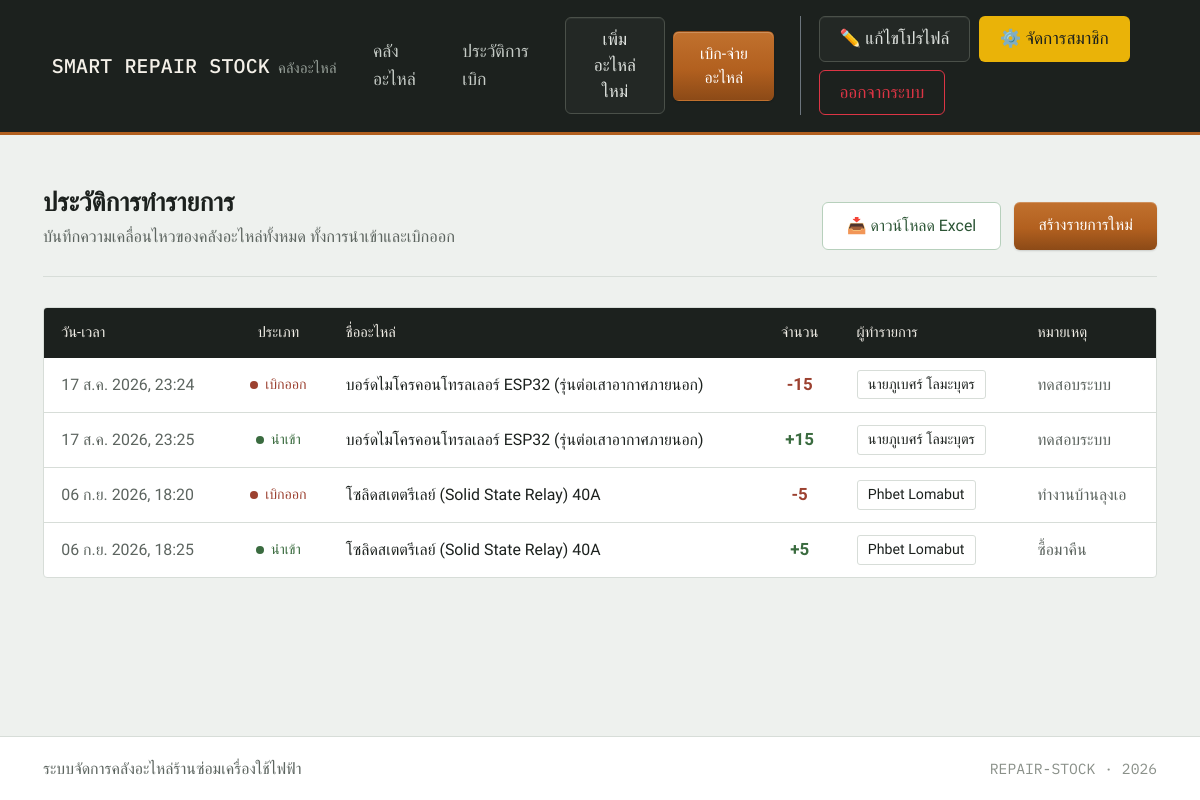
Before: /transaction/history/ (signed in) with the older database file.
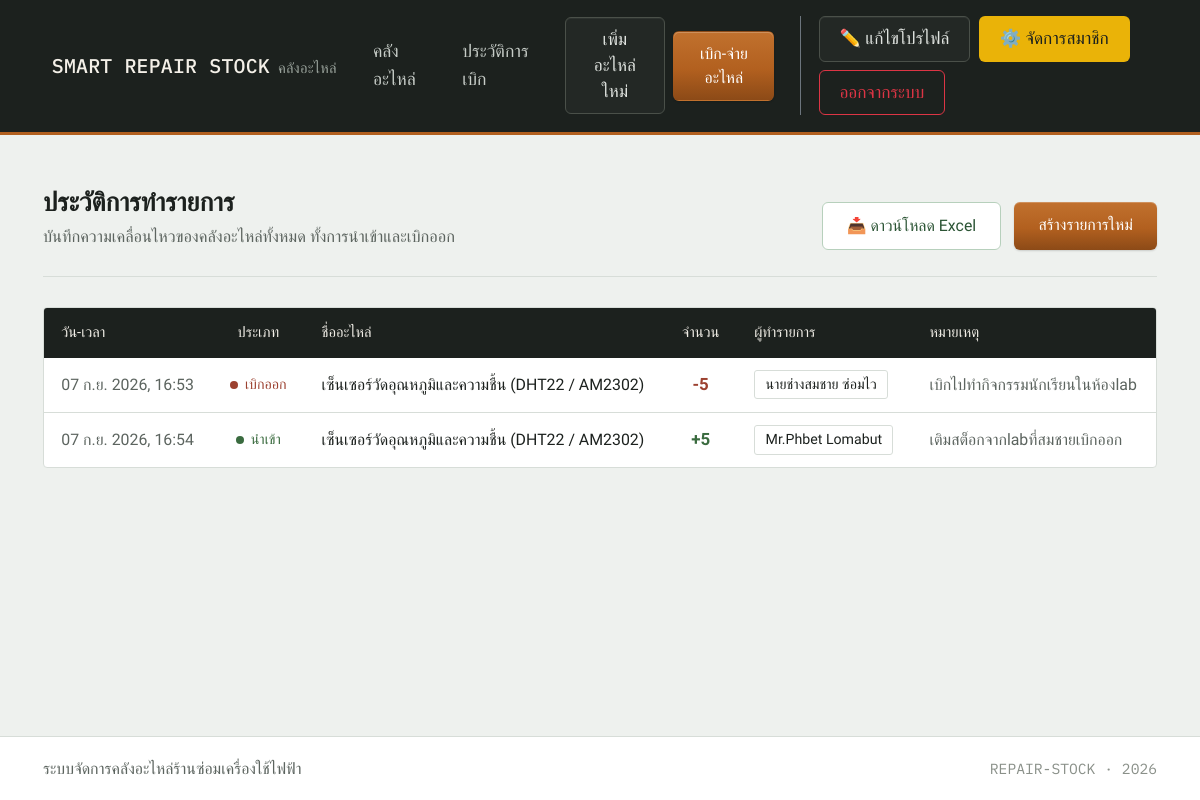
After: the same page with the newer database file.
### parts_app/models.py (models this page shows, shortened)
class Transaction(models.Model):
    ACTION_CHOICES = (
        ('IN', 'นำเข้า (Stock In)'),
        ('OUT', 'เบิกออก (Stock Out)'),
    )
    part = models.ForeignKey(SparePart, on_delete=models.CASCADE, verbose_name="อะไหล่")
    action_type = models.CharField(max_length=3, choices=ACTION_CHOICES, verbose_name="ประเภทรายการ")
    quantity = models.PositiveIntegerField(verbose_name="จำนวน")
    action_by = models.CharField(max_length=100, verbose_name="ผู้ทำรายการ/ผู้เบิก")
    note = models.TextField(blank=True, verbose_name="หมายเหตุ (เช่น ซ่อมพัดลมให้ลูกค้า)")
    created_at = models.DateTimeField(auto_now_add=True, verbose_name="วัน-เวลาที่ทำรายการ")

class SparePart(models.Model):
    CATEGORY_CHOICES = (
        ('IC', 'ไอซี/แผงวงจร (IC/Board)'),
        ('SENSOR', 'เซ็นเซอร์ (Sensor)'),
        ('SWITCH', 'สวิตช์/เบรกเกอร์ (Switch/Breaker)'),
        ('RELAY', 'รีเลย์ (Relay)'),
        ('CABLE', 'สายไฟ/อุปกรณ์เชื่อมต่อ (Cable/Connector)'),
        ('OTHER', 'อื่นๆ (Others)'),
    )
    part_code = models.CharField(max_length=50, unique=True, verbose_name="รหัสสินค้า (SKU)")
    name = models.CharField(max_length=200, verbose_name="ชื่ออะไหล่")
    category = models.CharField(max_length=20, choices=CATEGORY_CHOICES, verbose_name="หมวดหมู่")
    quantity = models.PositiveIntegerField(default=0, verbose_name="จำนวนคงเหลือ (ชิ้น)")
    location = models.CharField(max_length=100, blank=True, null=True, verbose_name="ตำแหน่งจัดเก็บ (เช่น ตู้ A ชั้น 2)")
    import_date = models.DateField(verbose_name="วันที่นำเข้าล่าสุด")
    specifications = models.TextField(blank=True, verbose_name="สเปกและรายละเอียดทางเทคนิค")
    image = models.ImageField(upload_to='parts/', blank=True, null=True, verbose_name="รูปภาพอะไหล่")

### parts_app/views.py (the view)
# urls.py: path('transaction/history/', views.transaction_history, name='transaction_history'),
@login_required(login_url='accounts:login')
def transaction_history(request):
    if request.user.is_superuser or request.user.is_staff:
        transactions = Transaction.objects.all().order_by('created_at')
    else:
        full_name = request.user.get_full_name().strip()
        user_names = [request.user.username]
        if full_name:
            user_names.append(full_name)
        transactions = Transaction.objects.filter(action_by__in=user_names).order_by('created_at')
    return render(request, 'transaction_history.html', {'transactions': transactions})

### parts_app/templates/transaction_history.html (shortened to what this page needs)
{% extends 'base.html' %}
{% block content %}
<div class="page-header">
    <div>
        <h1>ประวัติการทำรายการ</h1>
        <p>บันทึกความเคลื่อนไหวของคลังอะไหล่ทั้งหมด ทั้งการนำเข้าและเบิกออก</p>
    </div>
    <div class="header-actions">
        <a href="{% url 'export_transactions_excel' %}" class="btn-excel-action">
            📥 ดาวน์โหลด Excel
        </a>
        <a href="{% url 'transaction_create' %}" class="btn-primary-action">สร้างรายการใหม่</a>
    </div>
</div>
<div class="panel-card">
    <div class="table-responsive">
        <table class="log-table">
            <thead>
                <tr>
                    <th>วัน-เวลา</th>
                    <th class="text-center">ประเภท</th>
                    <th>ชื่ออะไหล่</th>
                    <th class="text-center">จำนวน</th>
                    <th>ผู้ทำรายการ</th>
                    <th>หมายเหตุ</th>
                </tr>
            </thead>
            <tbody>
                {% for log in transactions %}
                <tr>
                    <td class="timestamp">{{ log.created_at|date:"d M Y, H:i" }}</td>
                    <td class="text-center">
                        {% if log.action_type == 'IN' %}
                            <span class="type-tag type-in">นำเข้า</span>
                        {% else %}
                            <span class="type-tag type-out">เบิกออก</span>
                        {% endif %}
                    </td>
                    <td><span class="part-name">{{ log.part.name }}</span></td>
                    <td class="text-center">
                        <span class="qty-delta {% if log.action_type == 'IN' %}in{% else %}out{% endif %}">
                            {% if log.action_type == 'IN' %}+{% else %}-{% endif %}{{ log.quantity }}
                        </span>
                    </td>
                    <td><span class="actor-tag">{{ log.action_by }}</span></td>
                    <td class="note-cell">{{ log.note|default:"-" }}</td>
                </tr>
                {% endfor %}
            </tbody>
        </table>
    </div>
</div>
{% endblock %}

### parts_app/templates/base.html (shortened to what this page needs)
{% load static %}
<!DOCTYPE html>
<html lang="th">
<head>
    <link rel="stylesheet" href="{% static 'bootstrap/css/bootstrap.min.css' %}">
</head>
<body>
    <nav class="navbar navbar-expand-lg navbar-dark custom-navbar sticky-top">
        <div class="container-fluid px-lg-4">
            <a class="navbar-brand" href="{% url 'part_list' %}">
                <span>SMART REPAIR STOCK</span>
                <span class="brand-sub">คลังอะไหล่</span>
            </a>
            <div class="collapse navbar-collapse" id="navbarNav">
                <ul class="navbar-nav ms-auto align-items-lg-center gap-lg-2 mt-3 mt-lg-0">
                    <li class="nav-item">
                        <a class="nav-link" href="{% url 'part_list' %}">คลังอะไหล่</a>
                    </li>
                    <li class="nav-item">
                        <a class="nav-link" href="{% url 'transaction_history' %}">ประวัติการเบิก</a>
                    </li>
                    <li class="nav-item my-1 my-lg-0 ms-lg-2">
                        <a class="btn btn-action-menu btn-secondary-action" href="{% url 'part_create' %}">เพิ่มอะไหล่ใหม่</a>
                    </li>
                    <li class="nav-item my-1 my-lg-0">
                        <a class="btn btn-action-menu btn-primary-action" href="{% url 'transaction_create' %}">เบิก-จ่ายอะไหล่</a>
                    </li>
                    {% if user.is_authenticated %}
                        <li class="nav-item my-1 my-lg-0 ms-lg-3 border-start border-secondary ps-lg-3 d-flex flex-wrap gap-2">
                            <a class="btn btn-action-menu btn-secondary-action" href="{% url 'accounts:edit_profile' %}">✏️ แก้ไขโปรไฟล์</a>
                            {% if user.is_staff %}
                                <a class="btn btn-action-menu" style="background-color: #eab308; color: #1c211e;" href="{% url 'accounts:admin_approval' %}">⚙️ จัดการสมาชิก</a>
                            {% endif %}
                            <a class="btn btn-action-menu" style="border: 1px solid #dc3545; color: #dc3545;" href="{% url 'accounts:logout' %}">ออกจากระบบ</a>
                        </li>
                    {% endif %}
                </ul>
            </div>
        </div>
    </nav>
    <main class="container my-5">
        {% block content %}{% endblock %}
    </main>
    <footer class="custom-footer mt-auto">
        <div class="container d-flex flex-wrap justify-content-between align-items-center gap-2">
            <span>ระบบจัดการคลังอะไหล่ร้านซ่อมเครื่องใช้ไฟฟ้า</span>
            <span class="footer-tag">REPAIR-STOCK · 2026</span>
        </div>
    </footer>
</body>
</html>

### parts_app/templates/base.html (style rules this page uses)
:root { --paper: #eef1ee; --panel: #ffffff; --ink: #1c211e; --line: #d7ddd8; --copper: #b2601f; --copper-deep: #8c4a17; --muted: #5c645f; }
* { box-sizing: border-box; }
html { font-size: 108%; }
body { background-color: var(--paper); display: flex; flex-direction: column; min-height: 100vh; font-family: 'IBM Plex Sans Thai', 'Segoe UI', system-ui, -apple-system, sans-serif; color: var(--ink); line-height: 1.6; }
main { flex: 1; font-size: 1.02rem; animation: pageFadeIn 0.3s ease-out forwards; }
.custom-navbar { background: var(--ink) !important; border-bottom: 3px solid var(--copper); padding: 0.95rem 1.5rem; }
.navbar-brand { font-family: 'IBM Plex Mono', monospace; font-weight: 500; letter-spacing: 0.2px; color: #f4f0e8 !important; font-size: 1.15rem; display: flex; align-items: baseline; gap: 8px; }
.navbar-brand .brand-sub { font-family: 'IBM Plex Sans Thai', sans-serif; font-size: 0.85rem; color: #9aa39c; font-weight: 400; }
.nav-link { font-weight: 500; color: #c7cdc8 !important; padding: 0.55rem 0.2rem !important; margin: 0 0.9rem; border-radius: 0; border-bottom: 2px solid transparent; transition: color 0.15s ease, border-color 0.15s ease; font-size: 1.02rem; }
.btn-action-menu { font-weight: 500; border-radius: 6px; padding: 0.5rem 1.15rem; font-size: 1rem; border: 1px solid transparent; transition: transform 0.12s ease, box-shadow 0.12s ease, background-color 0.15s ease, border-color 0.15s ease, color 0.15s ease; }
.btn-primary-action { background: linear-gradient(180deg, #c1712e 0%, var(--copper) 55%, var(--copper-deep) 100%); color: #fff; box-shadow: inset 0 1px 0 rgba(255, 255, 255, 0.22), 0 1px 2px rgba(0, 0, 0, 0.25); }
.btn-secondary-action { background: rgba(255, 255, 255, 0.03); border-color: #4a5049; color: #dfe3df; box-shadow: inset 0 1px 0 rgba(255, 255, 255, 0.05); }
.custom-footer { background: var(--panel); color: var(--muted); font-size: 0.92rem; border-top: 1px solid var(--line); padding: 1.1rem 0; }
.custom-footer .footer-tag { font-family: 'IBM Plex Mono', monospace; font-size: 0.85rem; color: #8a9089; }

Changed rows visible on the page:
removed Transaction: created_at "17 ส.ค. 2026, 23:24", action_type "เบิกออก", part.name "บอร์ดไมโครคอนโทรลเลอร์ ESP32 (รุ่นต่อเสาอากาศภายนอก)", quantity "15", action_by "นายภูเบศร์ โลมะบุตร", note "ทดสอบระบบ"
removed Transaction: created_at "17 ส.ค. 2026, 23:25", action_type "นำเข้า", part.name "บอร์ดไมโครคอนโทรลเลอร์ ESP32 (รุ่นต่อเสาอากาศภายนอก)", quantity "15", action_by "นายภูเบศร์ โลมะบุตร", note "ทดสอบระบบ"
removed Transaction: created_at "06 ก.ย. 2026, 18:20", action_type "เบิกออก", part.name "โซลิดสเตตรีเลย์ (Solid State Relay) 40A", quantity "5", action_by "Phbet Lomabut", note "ทำงานบ้านลุงเอ"
removed Transaction: created_at "06 ก.ย. 2026, 18:25", action_type "นำเข้า", part.name "โซลิดสเตตรีเลย์ (Solid State Relay) 40A", quantity "5", action_by "Phbet Lomabut", note "ซื้อมาคืน"
added Transaction: created_at "07 ก.ย. 2026, 16:53", action_type "เบิกออก", part.name "เซ็นเซอร์วัดอุณหภูมิและความชื้น (DHT22 / AM2302)", quantity "5", action_by "นายช่างสมชาย ซ่อมไว", note "เบิกไปทำกิจกรรมนักเรียนในห้องlab"
added Transaction: created_at "07 ก.ย. 2026, 16:54", action_type "นำเข้า", part.name "เซ็นเซอร์วัดอุณหภูมิและความชื้น (DHT22 / AM2302)", quantity "5", action_by "Mr.Phbet Lomabut", note "เติมสต็อกจากlabที่สมชายเบิกออก"
